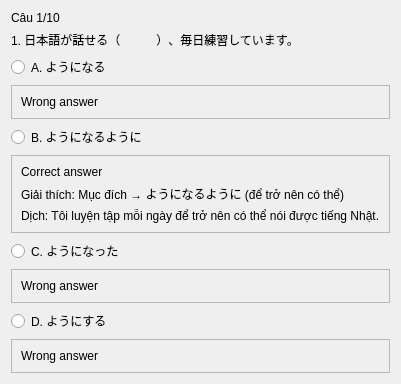
               <widget class="QWidget" name="bai1_cau1">
                <layout class="QVBoxLayout" name="verticalLayout">
                 <item>
                  <widget class="QLabel" name="bai1_progress1">
                   <property name="text">
                    <string>Câu 1/10</string>
                   </property>
                  </widget>
                 </item>
                 <item>
                  <widget class="QLabel" name="bai1_question1">
                   <property name="text">
                    <string>1. 日本語が話せる（　　　）、毎日練習しています。</string>
                   </property>
                   <property name="wordWrap">
                    <bool>true</bool>
                   </property>
                  </widget>
                 </item>
                 <item>
                  <widget class="QRadioButton" name="bai1_1_A">
                   <property name="text">
                    <string>A. ようになる</string>
                   </property>
                  </widget>
                 </item>
                 <item>
                  <widget class="QFrame" name="frame">
                   <property name="enabled">
                    <bool>true</bool>
                   </property>
                   <property name="styleSheet">
                    <string notr="true">QRadioButton{
    background-color:#f3ffe9;
    border:2px solid #58cc02;
    border-radius:16px;
    padding:14px;
    font-size:16px;
    font-weight:700;
    color:#2d3436;
}</string>
                   </property>
                   <property name="frameShape">
                    <enum>QFrame::StyledPanel</enum>
                   </property>
                   <property name="frameShadow">
                    <enum>QFrame::Raised</enum>
                   </property>
                   <layout class="QVBoxLayout" name="verticalLayout_46">
                    <item>
                     <widget class="QLabel" name="label_4">
                      <property name="text">
                       <string>Wrong answer</string>
                      </property>
                     </widget>
                    </item>
                   </layout>
                  </widget>
                 </item>
                 <item>
                  <widget class="QRadioButton" name="bai1_1_B">
                   <property name="text">
                    <string>B. ようになるように</string>
                   </property>
                  </widget>
                 </item>
                 <item>
                  <widget class="QFrame" name="frame_2">
                   <property name="styleSheet">
                    <string notr="true">QRadioButton{
    background-color:#ffecec;
    border:2px solid #ff4d4d;
    border-radius:16px;
    padding:14px;
    font-size:16px;
    font-weight:700;
    color:#2d3436;
}</string>
                   </property>
                   <property name="frameShape">
                    <enum>QFrame::StyledPanel</enum>
                   </property>
                   <property name="frameShadow">
                    <enum>QFrame::Raised</enum>
                   </property>
                   <layout class="QVBoxLayout" name="verticalLayout_47">
                    <item>
                     <widget class="QLabel" name="label_3">
                      <property name="text">
                       <string>Correct answer</string>
                      </property>
                     </widget>
                    </item>
                    <item>
                     <widget class="QLabel" name="label_2">
                      <property name="text">
                       <string>Giải thích: Mục đích → ようになるように (để trở nên có thể)</string>
                      </property>
                     </widget>
                    </item>
                    <item>
                     <widget class="QLabel" name="label">
                      <property name="text">
                       <string>Dịch: Tôi luyện tập mỗi ngày để trở nên có thể nói được tiếng Nhật.</string>
                      </property>
                     </widget>
                    </item>
                   </layout>
                  </widget>
                 </item>
                 <item>
                  <widget class="QRadioButton" name="bai1_1_C">
                   <property name="text">
                    <string>C. ようになった</string>
                   </property>
                  </widget>
                 </item>
                 <item>
                  <widget class="QFrame" name="frame_3">
                   <property name="styleSheet">
                    <string notr="true">QRadioButton{
    background-color:#ffecec;
    border:2px solid #ff4d4d;
    border-radius:16px;
    padding:14px;
    font-size:16px;
    font-weight:700;
    color:#2d3436;
}</string>
                   </property>
                   <property name="frameShape">
                    <enum>QFrame::StyledPanel</enum>
                   </property>
                   <property name="frameShadow">
                    <enum>QFrame::Raised</enum>
                   </property>
                   <layout class="QVBoxLayout" name="verticalLayout_48">
                    <item>
                     <widget class="QLabel" name="label_5">
                      <property name="text">
                       <string>Wrong answer</string>
                      </property>
                     </widget>
                    </item>
                   </layout>
                  </widget>
                 </item>
                 <item>
                  <widget class="QRadioButton" name="bai1_1_D">
                   <property name="text">
                    <string>D. ようにする</string>
                   </property>
                  </widget>
                 </item>
                 <item>
                  <widget class="QFrame" name="frame_4">
                   <property name="frameShape">
                    <enum>QFrame::StyledPanel</enum>
                   </property>
                   <property name="frameShadow">
                    <enum>QFrame::Raised</enum>
                   </property>
                   <layout class="QVBoxLayout" name="verticalLayout_49">
                    <item>
                     <widget class="QLabel" name="label_6">
                      <property name="styleSheet">
                       <string notr="true">QRadioButton{
    background-color:#ffecec;
    border:2px solid #ff4d4d;
    border-radius:16px;
    padding:14px;
    font-size:16px;
    font-weight:700;
    color:#2d3436;
}</string>
                      </property>
                      <property name="text">
                       <string>Wrong answer</string>
                      </property>
                     </widget>
                    </item>
                   </layout>
                  </widget>
                 </item>
                </layout>
               </widget>
